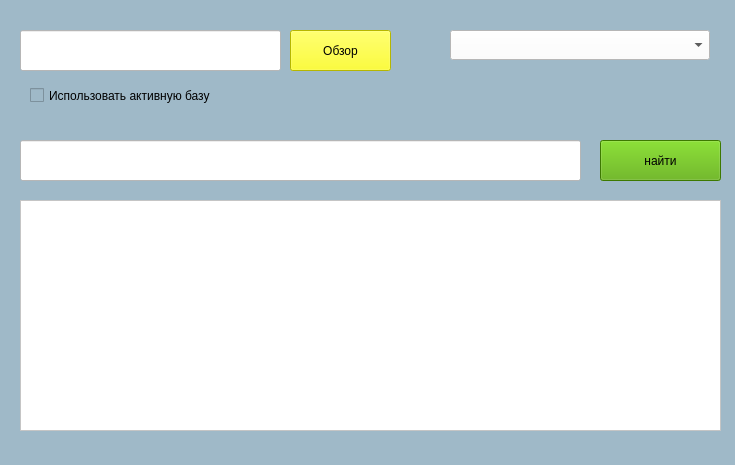
<?xml version="1.0" encoding="UTF-8"?>
<ui version="4.0">
 <class>search</class>
 <widget class="QWidget" name="search">
  <property name="geometry">
   <rect>
    <x>0</x>
    <y>0</y>
    <width>735</width>
    <height>465</height>
   </rect>
  </property>
  <property name="maximumSize">
   <size>
    <width>735</width>
    <height>465</height>
   </size>
  </property>
  <property name="windowTitle">
   <string>Поиск</string>
  </property>
  <property name="windowIcon">
   <iconset>
    <normaloff>flashlight.png</normaloff>flashlight.png</iconset>
  </property>
  <property name="styleSheet">
   <string notr="true">background-color: rgb(159, 185, 200);</string>
  </property>
  <widget class="QLineEdit" name="input_lineEdit">
   <property name="geometry">
    <rect>
     <x>20</x>
     <y>140</y>
     <width>561</width>
     <height>41</height>
    </rect>
   </property>
   <property name="styleSheet">
    <string notr="true">background-color: rgb(255, 255, 255);
font: 14pt &quot;MS Shell Dlg 2&quot;;</string>
   </property>
  </widget>
  <widget class="QLineEdit" name="base_name_lineEdit">
   <property name="geometry">
    <rect>
     <x>20</x>
     <y>30</y>
     <width>261</width>
     <height>41</height>
    </rect>
   </property>
   <property name="styleSheet">
    <string notr="true">background-color: rgb(255, 255, 255);
font: 14pt &quot;MS Shell Dlg 2&quot;;</string>
   </property>
  </widget>
  <widget class="QComboBox" name="table_name_comboBox">
   <property name="enabled">
    <bool>true</bool>
   </property>
   <property name="geometry">
    <rect>
     <x>450</x>
     <y>30</y>
     <width>260</width>
     <height>30</height>
    </rect>
   </property>
   <property name="font">
    <font>
     <pointsize>12</pointsize>
    </font>
   </property>
   <property name="styleSheet">
    <string notr="true">background-color: rgb(255, 255, 255);</string>
   </property>
  </widget>
  <widget class="QCheckBox" name="activ_base_checkBox">
   <property name="geometry">
    <rect>
     <x>30</x>
     <y>80</y>
     <width>241</width>
     <height>31</height>
    </rect>
   </property>
   <property name="styleSheet">
    <string notr="true">font: 12pt &quot;MS Shell Dlg 2&quot;;</string>
   </property>
   <property name="text">
    <string>Использовать активную базу</string>
   </property>
  </widget>
  <widget class="QPushButton" name="base_Button">
   <property name="geometry">
    <rect>
     <x>290</x>
     <y>30</y>
     <width>101</width>
     <height>41</height>
    </rect>
   </property>
   <property name="styleSheet">
    <string notr="true">font: 75 14pt &quot;MS Shell Dlg 2&quot;;
background-color: rgb(255, 255, 0);</string>
   </property>
   <property name="text">
    <string>Обзор</string>
   </property>
  </widget>
  <widget class="QPushButton" name="search_Button">
   <property name="geometry">
    <rect>
     <x>600</x>
     <y>140</y>
     <width>121</width>
     <height>41</height>
    </rect>
   </property>
   <property name="styleSheet">
    <string notr="true">font: 75 14pt &quot;MS Shell Dlg 2&quot;;
background-color: rgb(85, 170, 0);</string>
   </property>
   <property name="text">
    <string>найти</string>
   </property>
  </widget>
  <widget class="QTextEdit" name="output_textEdit">
   <property name="geometry">
    <rect>
     <x>20</x>
     <y>200</y>
     <width>701</width>
     <height>231</height>
    </rect>
   </property>
   <property name="styleSheet">
    <string notr="true">background-color: rgb(255, 255, 255);
font: 14pt &quot;MS Shell Dlg 2&quot;;</string>
   </property>
   <property name="lineWrapMode">
    <enum>QTextEdit::NoWrap</enum>
   </property>
  </widget>
 </widget>
 <resources/>
 <connections/>
</ui>
